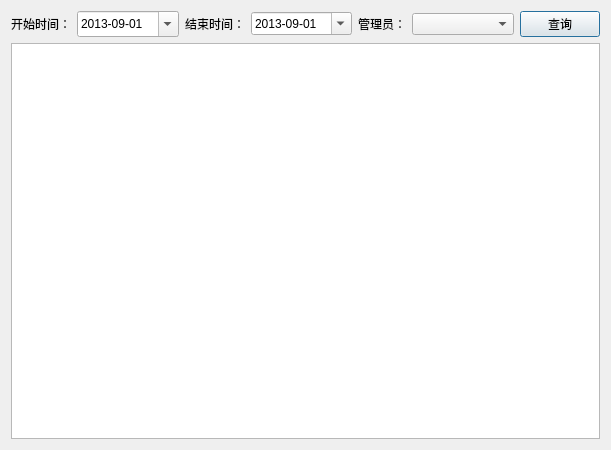
<?xml version="1.0" encoding="UTF-8"?>
<ui version="4.0">
 <class>OperationLogDialog</class>
 <widget class="QDialog" name="OperationLogDialog">
  <property name="geometry">
   <rect>
    <x>0</x>
    <y>0</y>
    <width>611</width>
    <height>450</height>
   </rect>
  </property>
  <property name="windowTitle">
   <string>Dialog</string>
  </property>
  <layout class="QVBoxLayout" name="verticalLayout">
   <item>
    <layout class="QHBoxLayout" name="horizontalLayout_7">
     <item>
      <layout class="QHBoxLayout" name="horizontalLayout">
       <item>
        <widget class="QLabel" name="label">
         <property name="sizePolicy">
          <sizepolicy hsizetype="Fixed" vsizetype="Preferred">
           <horstretch>0</horstretch>
           <verstretch>0</verstretch>
          </sizepolicy>
         </property>
         <property name="text">
          <string>开始时间：</string>
         </property>
        </widget>
       </item>
       <item>
        <widget class="QDateEdit" name="startdate_dateedit">
         <property name="sizePolicy">
          <sizepolicy hsizetype="Preferred" vsizetype="Preferred">
           <horstretch>0</horstretch>
           <verstretch>0</verstretch>
          </sizepolicy>
         </property>
         <property name="layoutDirection">
          <enum>Qt::LeftToRight</enum>
         </property>
         <property name="minimumDate">
          <date>
           <year>2013</year>
           <month>9</month>
           <day>1</day>
          </date>
         </property>
         <property name="displayFormat">
          <string>yyyy-MM-dd</string>
         </property>
         <property name="calendarPopup">
          <bool>true</bool>
         </property>
        </widget>
       </item>
       <item>
        <widget class="QLabel" name="label_2">
         <property name="sizePolicy">
          <sizepolicy hsizetype="Fixed" vsizetype="Preferred">
           <horstretch>0</horstretch>
           <verstretch>0</verstretch>
          </sizepolicy>
         </property>
         <property name="text">
          <string>结束时间：</string>
         </property>
        </widget>
       </item>
       <item>
        <widget class="QDateEdit" name="enddate_dateedit">
         <property name="sizePolicy">
          <sizepolicy hsizetype="Preferred" vsizetype="Fixed">
           <horstretch>0</horstretch>
           <verstretch>0</verstretch>
          </sizepolicy>
         </property>
         <property name="minimumDate">
          <date>
           <year>2013</year>
           <month>9</month>
           <day>1</day>
          </date>
         </property>
         <property name="displayFormat">
          <string>yyyy-MM-dd</string>
         </property>
         <property name="calendarPopup">
          <bool>true</bool>
         </property>
        </widget>
       </item>
       <item>
        <widget class="QLabel" name="label_3">
         <property name="sizePolicy">
          <sizepolicy hsizetype="Fixed" vsizetype="Preferred">
           <horstretch>0</horstretch>
           <verstretch>0</verstretch>
          </sizepolicy>
         </property>
         <property name="text">
          <string>管理员：</string>
         </property>
        </widget>
       </item>
       <item>
        <widget class="QComboBox" name="staffid_comboBox">
         <property name="sizePolicy">
          <sizepolicy hsizetype="Preferred" vsizetype="Fixed">
           <horstretch>0</horstretch>
           <verstretch>0</verstretch>
          </sizepolicy>
         </property>
        </widget>
       </item>
      </layout>
     </item>
     <item>
      <widget class="QPushButton" name="search_pushbutton">
       <property name="sizePolicy">
        <sizepolicy hsizetype="Fixed" vsizetype="Fixed">
         <horstretch>0</horstretch>
         <verstretch>0</verstretch>
        </sizepolicy>
       </property>
       <property name="text">
        <string>查询</string>
       </property>
      </widget>
     </item>
    </layout>
   </item>
   <item>
    <widget class="QTableView" name="view"/>
   </item>
  </layout>
 </widget>
 <resources/>
 <connections/>
</ui>
